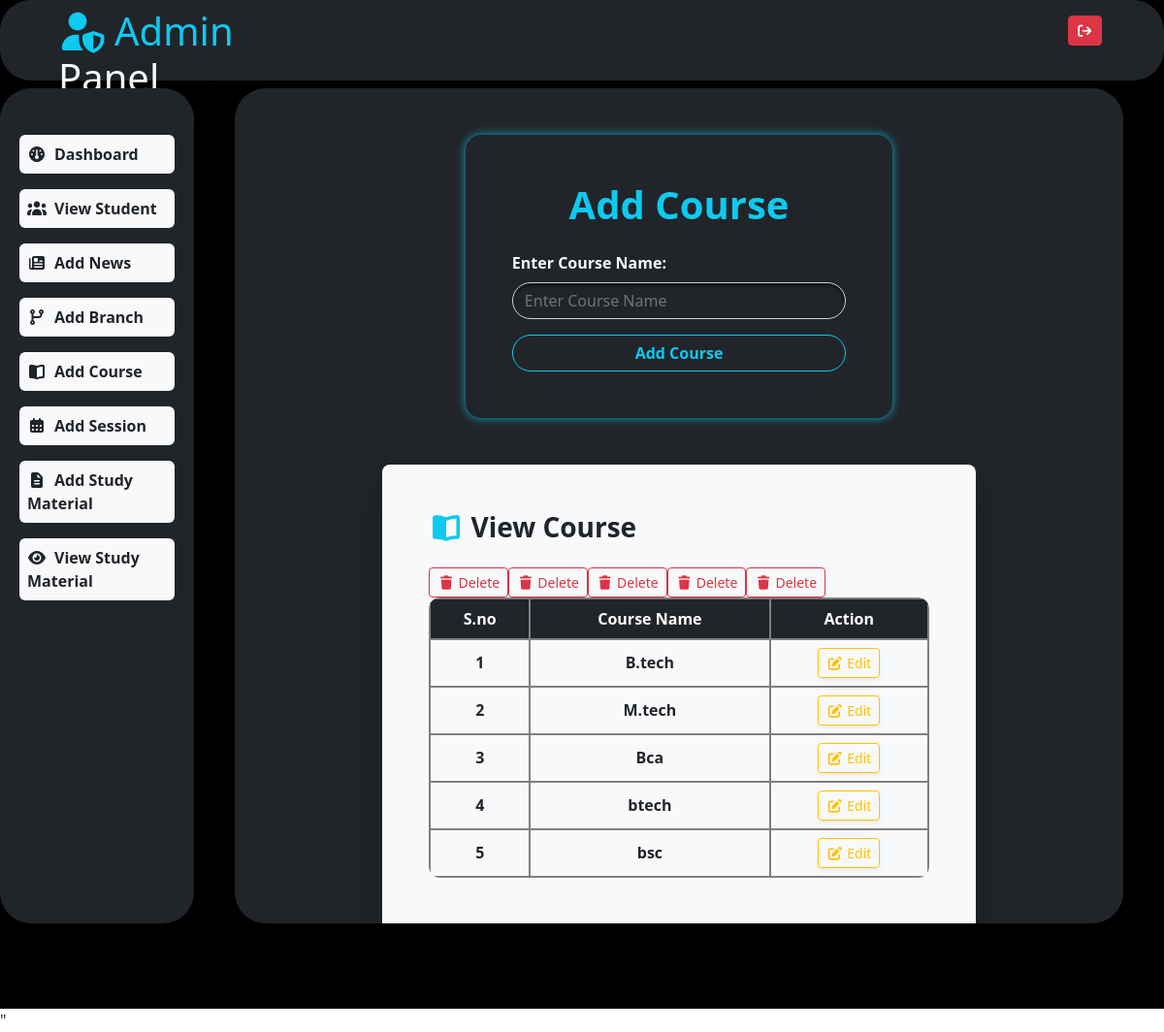
/adparent/adcourse/, run on the app's committed database.
### adminapp/models.py (models this page shows)
class Course(models.Model):
    course=models.CharField(max_length=30, unique=True)

### adminapp/views.py (the view)
# urls.py: path('adcourse/', views.adcourse, name="adcourse"),
def adcourse(request):
    if request.method=="POST":
        course=request.POST['course']
        cr=Course.objects.create(course=course)
        return redirect('adminapp:adcourse')
    cr=Course.objects.all()
    return render(request,'adcourse.html',{"cr":cr})

### adminapp/templates/adcourse.html (shortened to what this page needs)
{% extends 'adparent.html' %}
{% block body %}
<div class="row my-5">
  <div class="col-md-8 mx-auto ">
    <form action="" method="POST" class="w-75 mx-auto shadow-lg rounded-4 p-5" style="box-shadow: 0 0 10px  rgba(13, 202, 240, 0.8) !important;">
      <h1 class="text-info fw-bold text-center mb-4">Add Course</h1>
      <label for="" class=" text-light fw-bold pb-2">Enter Course Name:</label>
      <input type="text" value="{{i.course}}" name="course" class="form-control rounded-pill mb-3 st" placeholder="Enter Course Name" />
      <input type="submit" value="Add Course" class="btn btn-outline-info form-control rounded-pill fw-bold" />
    </form>
  </div>
</div>
<div class="row mt-5">
  <div class="col-md-8 p-5 mx-auto bg-light rounded-3 table-responsive shadow-lg">
    <h3 class="text-dark mb-4 fw-bold"><i class="fa fa-book-open text-info me-2 fa-bounce"></i>View Course</h3>
    <table class="table table-hover align-middle text-center shadow-sm-rounded-3 overflow-hidden">
      <thead class="table-dark">
        <tr>
          <th scope="col">S.no</th>
          <th scope="col">Course Name</th>
          <th scope="col" colspan="2">Action</th>
        </tr>
      </thead>
      <tbody>
        {% for i in cr%}
        <tr>
          <td class="fw-semibold">{{forloop.counter}}</td>
          <td class="fw-bold">{{i.course}}</td>
          <td>
            <a href="{%url 'adminapp:editcourse' i.id %}" class="btn btn-outline-warning btn-sm shadow-sm"><i class="fa fa-edit"></i> Edit
            </a></td>
            <a href="{%url 'adminapp:deletecourse' i.id %}" class="btn btn-outline-danger btn-sm shadow-sm"><i class="fa fa-trash"></i> Delete
            </a>
        </tr>
        {% endfor %}
      </tbody>
    </table>
  </div>
</div>
{% endblock %}

### adminapp/templates/adparent.html (shortened to what this page needs)
{%load static%}
<!doctype html>
<html lang="en">
  <head>
    <link href="https://cdn.jsdelivr.net/npm/bootstrap@5.2.3/dist/css/bootstrap.min.css" rel="stylesheet">
    <link rel="stylesheet" href="https://cdnjs.cloudflare.com/ajax/libs/font-awesome/7.0.1/css/all.min.css" />
    <link rel="stylesheet" href="{%static 'css/style.css/'%}">
  </head>
  <body>
    <div class="container-fluid bg-black">
        <div class="row bg-dark text-light rounded-5 py-2" style="height: 8vh;">
          <div class="col-lg-3 my-auto ms-5"><h1><i class="fa-solid fa-user-shield text-info me-2">
          </i><span class="text-info">Admin</span> Panel</h1></div>
            <div class="col-lg-8 text-end ">
              <a href="{%url 'mainapp:logout'%}" class="btn btn-danger  btn-sm mt-2">
                <i class="fa-solid fa-arrow-right-from-bracket"></i>
              </a>
            </div>
        </div>
      <div class="row bg-black" style="height: 92vh;">
          <div class="col-lg-2 bg-dark h-90 my-2 shadow-lg rounded-5" style="overflow: auto;">
            <ul class="list-unstyled mt-5">
            <li class="bg-light text-dark my-3 p-2 rounded-2 mx-2 aa">
              <a href="{%url 'adminapp:adhome'%}" class="nav-link fw-bold"><i class="fa-solid fa-gauge fa-bounce me-2"></i>Dashboard</a>
            </li>
            <li class="bg-light text-dark my-3 p-2 rounded-2 mx-2 aa">
              <a href="{%url 'adminapp:adstudent'%}" class="nav-link fw-bold"><i class="fa-solid fa-users fa-fade me-2"></i>View Student</a>
            </li>
            <li class="bg-light text-dark my-3 p-2 rounded-2 mx-2 aa">
              <a href="{%url 'adminapp:adnews'%}"class="nav-link fw-bold"><i class="fa-solid fa-newspaper fa-bounce me-2"></i>Add News</a>
            </li>
            <li class="bg-light text-dark my-3 p-2 rounded-2 mx-2 aa">
              <a href="{%url 'adminapp:adbranch'%}" class="nav-link fw-bold" ><i class="fa-solid fa-code-branch fa-fade me-2"></i>Add Branch</a>
            </li>
            <li class="bg-light text-dark my-3 p-2 rounded-2 mx-2 aa">
              <a href="{%url 'adminapp:adcourse'%}" class="nav-link fw-bold"><i class="fa-solid fa-book-open fa-bounce me-2"></i>Add Course</a>
            </li>
            <li class="bg-light text-dark my-3 p-2 rounded-2 mx-2 aa">
              <a href="{%url 'adminapp:adsession'%}" class="nav-link fw-bold"><i class="fa-solid fa-calendar-days fa-fade me-2"></i>Add Session</a>
            </li>
            <li class="bg-light text-dark my-3 p-2 rounded-2 mx-2 aa">
              <a href="{%url 'adminapp:adstudy'%}" class="nav-link fw-bold"><i class="fa-solid fa-file-lines  fa-bounce me-2"></i>Add Study Material</a>
            </li>
            <li class="bg-light text-dark my-3 p-2 rounded-2 mx-2 aa">
              <a href="{%url 'adminapp:viewstudy'%}" class="nav-link fw-bold"><i class="fa-solid fa-eye fa-fade me-2"></i>View Study Material</a>
            </li>
          </ul>
          </div>
          <div class="col-lg-10 h-100">
            <div class="row h-100">
              <div class="col-11 mx-auto bg-dark h-90 my-2 shadow-lg rounded-5 " style="overflow: auto;">
                {%block body%}
                {%endblock%}
              </div>
            </div>
          </div>
        </div>
    </div>
  </body>
</html>"

### mainapp/static/css/style.css (style rules this page uses)
body { background-color: white; }
.h-90 { height: 90% !important; }
.h-90 { height: 90%!important; }
tr,th,td { border:2px solid grey; }

### adminapp/templates/adparent.html (style rules this page uses)
.st, textarea { background-color: #212529 !important; color: #f8f9fa !important; box-shadow: inset 0 2px 4px rgba(0,0,0,0.6); }
.table { border-radius: 12px; overflow: hidden; }

### data on the page
Course: course "B.tech"
Course: course "M.tech"
Course: course "Bca"
Course: course "btech"
Course: course "bsc"
